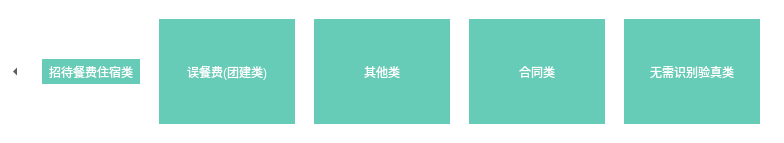
<?xml version="1.0" encoding="UTF-8"?>
<ui version="4.0">
 <class>extengroupForm</class>
 <widget class="QWidget" name="extengroupForm">
  <property name="geometry">
   <rect>
    <x>0</x>
    <y>0</y>
    <width>784</width>
    <height>143</height>
   </rect>
  </property>
  <property name="sizePolicy">
   <sizepolicy hsizetype="Expanding" vsizetype="Preferred">
    <horstretch>0</horstretch>
    <verstretch>0</verstretch>
   </sizepolicy>
  </property>
  <property name="windowTitle">
   <string>Form</string>
  </property>
  <property name="styleSheet">
   <string notr="true">background-color: rgb(255, 255, 255);</string>
  </property>
  <layout class="QHBoxLayout" name="horizontalLayout_2">
   <property name="spacing">
    <number>0</number>
   </property>
   <property name="leftMargin">
    <number>0</number>
   </property>
   <property name="topMargin">
    <number>0</number>
   </property>
   <property name="rightMargin">
    <number>0</number>
   </property>
   <property name="bottomMargin">
    <number>0</number>
   </property>
   <item>
    <widget class="QToolButton" name="toolButton_5">
     <property name="sizePolicy">
      <sizepolicy hsizetype="Fixed" vsizetype="Expanding">
       <horstretch>0</horstretch>
       <verstretch>0</verstretch>
      </sizepolicy>
     </property>
     <property name="minimumSize">
      <size>
       <width>30</width>
       <height>105</height>
      </size>
     </property>
     <property name="maximumSize">
      <size>
       <width>30</width>
       <height>16777215</height>
      </size>
     </property>
     <property name="styleSheet">
      <string notr="true">background-color: rgb(255, 255, 255);</string>
     </property>
     <property name="text">
      <string>...</string>
     </property>
     <property name="icon">
      <iconset>
       <normaloff>:/imag/tubiao_1.png</normaloff>:/imag/tubiao_1.png</iconset>
     </property>
     <property name="iconSize">
      <size>
       <width>40</width>
       <height>105</height>
      </size>
     </property>
     <property name="autoRaise">
      <bool>true</bool>
     </property>
     <property name="arrowType">
      <enum>Qt::LeftArrow</enum>
     </property>
    </widget>
   </item>
   <item>
    <widget class="QFrame" name="frame">
     <property name="sizePolicy">
      <sizepolicy hsizetype="Preferred" vsizetype="Preferred">
       <horstretch>0</horstretch>
       <verstretch>0</verstretch>
      </sizepolicy>
     </property>
     <property name="styleSheet">
      <string notr="true">background-color: rgb(255, 255, 255);</string>
     </property>
     <property name="frameShape">
      <enum>QFrame::NoFrame</enum>
     </property>
     <property name="frameShadow">
      <enum>QFrame::Raised</enum>
     </property>
     <layout class="QHBoxLayout" name="horizontalLayout">
      <property name="spacing">
       <number>7</number>
      </property>
      <property name="leftMargin">
       <number>0</number>
      </property>
      <property name="topMargin">
       <number>0</number>
      </property>
      <property name="rightMargin">
       <number>10</number>
      </property>
      <property name="bottomMargin">
       <number>0</number>
      </property>
      <item>
       <widget class="QToolButton" name="toolButton">
        <property name="styleSheet">
         <string notr="true">color: rgb(255, 255, 255);
background-color: rgb(102, 204, 183);
font: 10pt &quot;微软雅黑&quot;;</string>
        </property>
        <property name="text">
         <string>招待餐费住宿类</string>
        </property>
        <property name="icon">
         <iconset resource="res.qrc">
          <normaloff>:/imag/u316.png</normaloff>:/imag/u316.png</iconset>
        </property>
        <property name="iconSize">
         <size>
          <width>72</width>
          <height>72</height>
         </size>
        </property>
        <property name="popupMode">
         <enum>QToolButton::InstantPopup</enum>
        </property>
        <property name="toolButtonStyle">
         <enum>Qt::ToolButtonTextUnderIcon</enum>
        </property>
        <property name="autoRaise">
         <bool>true</bool>
        </property>
        <property name="arrowType">
         <enum>Qt::NoArrow</enum>
        </property>
       </widget>
      </item>
      <item>
       <widget class="QToolButton" name="toolButton_2">
        <property name="minimumSize">
         <size>
          <width>136</width>
          <height>105</height>
         </size>
        </property>
        <property name="styleSheet">
         <string notr="true">color: rgb(255, 255, 255);
background-color: rgb(102, 204, 183);
font: 10pt &quot;微软雅黑&quot;;</string>
        </property>
        <property name="text">
         <string>误餐费(团建类)</string>
        </property>
        <property name="icon">
         <iconset resource="res.qrc">
          <normaloff>:/imag/teamwork.png</normaloff>:/imag/teamwork.png</iconset>
        </property>
        <property name="iconSize">
         <size>
          <width>72</width>
          <height>72</height>
         </size>
        </property>
        <property name="checkable">
         <bool>false</bool>
        </property>
        <property name="autoRepeat">
         <bool>false</bool>
        </property>
        <property name="toolButtonStyle">
         <enum>Qt::ToolButtonTextUnderIcon</enum>
        </property>
        <property name="autoRaise">
         <bool>true</bool>
        </property>
       </widget>
      </item>
      <item>
       <widget class="QToolButton" name="toolButton_4">
        <property name="minimumSize">
         <size>
          <width>136</width>
          <height>105</height>
         </size>
        </property>
        <property name="styleSheet">
         <string notr="true">color: rgb(255, 255, 255);
background-color: rgb(102, 204, 183);
font: 10pt &quot;微软雅黑&quot;;</string>
        </property>
        <property name="text">
         <string>其他类</string>
        </property>
        <property name="icon">
         <iconset resource="res.qrc">
          <normaloff>:/imag/other.png</normaloff>:/imag/other.png</iconset>
        </property>
        <property name="iconSize">
         <size>
          <width>72</width>
          <height>72</height>
         </size>
        </property>
        <property name="toolButtonStyle">
         <enum>Qt::ToolButtonTextUnderIcon</enum>
        </property>
        <property name="autoRaise">
         <bool>true</bool>
        </property>
       </widget>
      </item>
      <item>
       <widget class="QToolButton" name="toolButton_6">
        <property name="minimumSize">
         <size>
          <width>136</width>
          <height>105</height>
         </size>
        </property>
        <property name="styleSheet">
         <string notr="true">color: rgb(255, 255, 255);
background-color: rgb(102, 204, 183);
font: 10pt &quot;微软雅黑&quot;;</string>
        </property>
        <property name="text">
         <string>合同类</string>
        </property>
        <property name="icon">
         <iconset resource="res.qrc">
          <normaloff>:/imag/travel.png</normaloff>:/imag/travel.png</iconset>
        </property>
        <property name="iconSize">
         <size>
          <width>72</width>
          <height>72</height>
         </size>
        </property>
        <property name="toolButtonStyle">
         <enum>Qt::ToolButtonTextUnderIcon</enum>
        </property>
        <property name="autoRaise">
         <bool>true</bool>
        </property>
       </widget>
      </item>
      <item>
       <widget class="QToolButton" name="toolButton_3">
        <property name="minimumSize">
         <size>
          <width>136</width>
          <height>105</height>
         </size>
        </property>
        <property name="styleSheet">
         <string notr="true">color: rgb(255, 255, 255);
background-color: rgb(102, 204, 183);
font: 10pt &quot;微软雅黑&quot;;</string>
        </property>
        <property name="text">
         <string>无需识别验真类</string>
        </property>
        <property name="icon">
         <iconset resource="res.qrc">
          <normaloff>:/imag/addwork.png</normaloff>:/imag/addwork.png</iconset>
        </property>
        <property name="iconSize">
         <size>
          <width>72</width>
          <height>72</height>
         </size>
        </property>
        <property name="checkable">
         <bool>false</bool>
        </property>
        <property name="autoRepeat">
         <bool>false</bool>
        </property>
        <property name="toolButtonStyle">
         <enum>Qt::ToolButtonTextUnderIcon</enum>
        </property>
        <property name="autoRaise">
         <bool>true</bool>
        </property>
       </widget>
      </item>
     </layout>
    </widget>
   </item>
  </layout>
 </widget>
 <resources>
  <include location="res.qrc"/>
 </resources>
 <connections/>
</ui>
